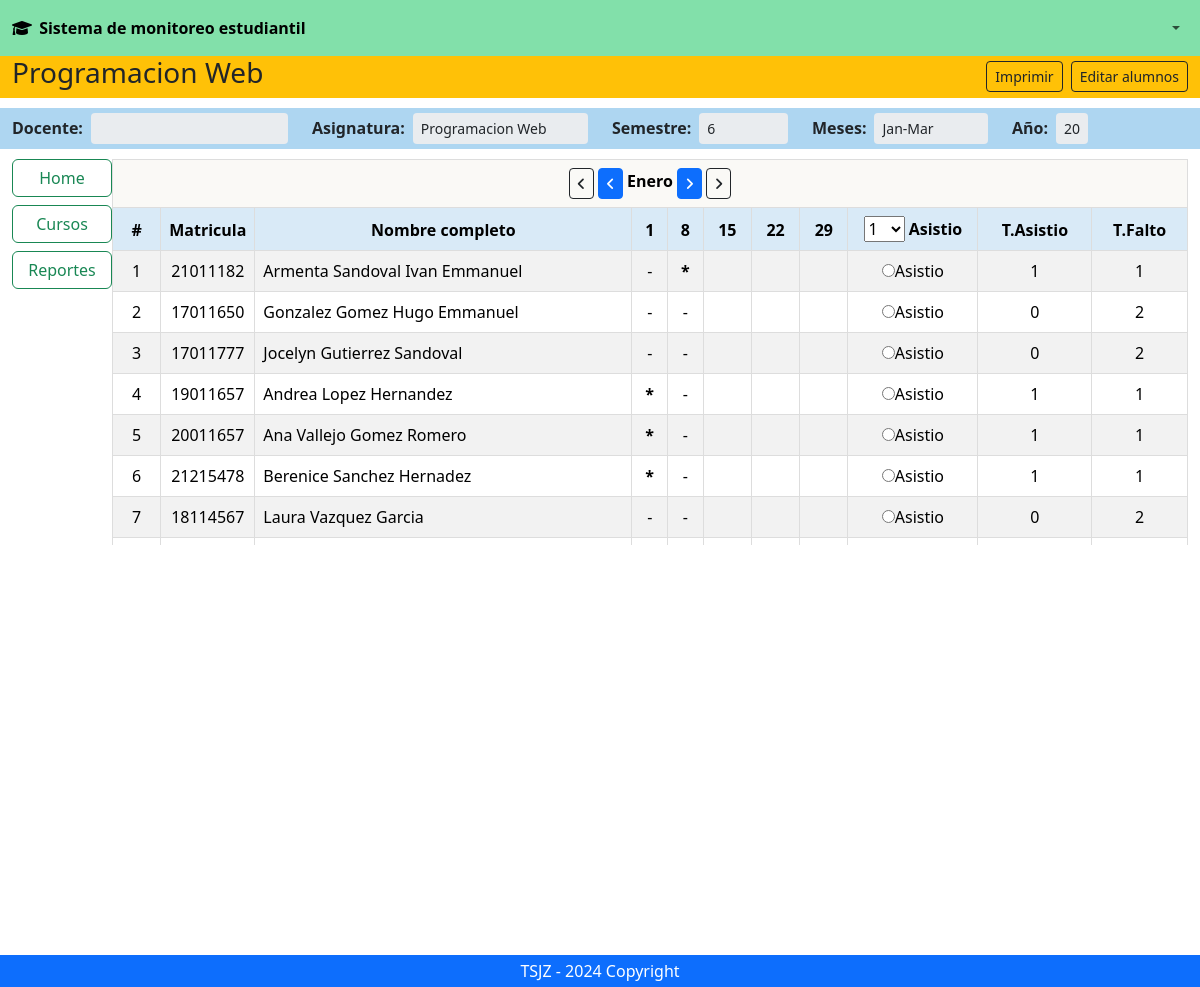
/pages/ver_clase.php?id=1, run on the app's committed database.
### tables this page shows
CREATE TABLE `materia` (
  `idMateria` int(11) NOT NULL,
  `nombreMateria` varchar(255) DEFAULT NULL,
  `idUsuario` int(11) DEFAULT NULL,
  `semestre` int(11) DEFAULT NULL,
  `fechaInicio` date DEFAULT NULL,
  `fechaFinal` date DEFAULT NULL
);

CREATE TABLE `usuarios` (
  `idUsuario` int(11) NOT NULL,
  `idRole` int(11) DEFAULT NULL,
  `matricula` varchar(255) DEFAULT NULL,
  `nombre` varchar(255) DEFAULT NULL,
  `apellidoPaterno` varchar(255) DEFAULT NULL,
  `apellidoMaterno` varchar(255) DEFAULT NULL,
  `password` varchar(255) DEFAULT NULL,
  `correo` varchar(255) DEFAULT NULL
);

### pages/ver_clase.php (the view, shortened to what this page needs)
<?php
include_once '../db/conexion_pdo.php';
$page_id = $_GET['id'];
$sql = "SELECT * FROM materia WHERE idMateria = :id_materia";
$stmt = $conn->prepare($sql);
$stmt->execute([':id_materia' => $page_id]);
$pages = $stmt->fetch(PDO::FETCH_ASSOC);
$query_datos = "SELECT usuarios.matricula, usuarios.nombre, usuarios.apellidoPaterno, usuarios.apellidoMaterno, usuarios.correo
                FROM materia_alumno
                INNER JOIN usuarios ON materia_alumno.idUsuario = usuarios.idUsuario
                WHERE materia_alumno.idMateria = :page_id;
                ";
  $stmt_datos = $conn->prepare($query_datos);
  $stmt_datos->execute([':page_id' => $page_id]);
  $results = $stmt_datos->fetchAll();
$contador = 1;
$query_audit = "SELECT diaSemana, fecha
                FROM materia_dia
                WHERE idMateria = $page_id";
  $stmt_audit = $conn->prepare($query_audit);
  $stmt_audit->execute();
  $rows = $stmt_audit->fetchAll();
$query_mes = "SELECT
              DATE_FORMAT(MIN(fecha), '%b') AS mesInicio,
              DATE_FORMAT(MAX(fecha), '%b') AS mesFinal,
              DATE_FORMAT(fecha, '%Y') AS year
              FROM materia_dia
              WHERE idMateria = :id_materia
              ";
  $stmt_mes = $conn->prepare($query_mes);
  $stmt_mes->execute([':id_materia' => $page_id]);
  $meses = $stmt_mes->fetch();
  $mes_inicio = $meses['mesInicio'];
  $mes_final = $meses['mesFinal'];
  $year = $meses['year'];
$spanishMonth = array(
  1 => "Enero",
  2 => "Febrero",
  3 => "Marzo",
  4 => "Abril",
  5 => "Mayo",
  6 => "Junio",
  7 => "Julio",
  8 => "Agosto",
  9 => "Septiembre",
  10 => "Octubre",
  11 => "Noviembre",
  12 => "Diciembre"
);
if (isset($_POST['mesActual'])) {
  $mesActual = $_POST['mesActual'];
} else {
  $mesActual = 1;
}
if (isset($_POST['selected_day'])) {
  $selectedDay = $_POST['selected_day'];
} else {
  $selectedDay = 1;
}
$nDaysArray = [];
$fechasArray = [];
foreach($rows as $fila){
  $fecha = new DateTime($fila['fecha']);
  if($fecha->format('n') == $mesActual){
      if($fecha->format('N') == $selectedDay){
      $nDays = $fecha->format('j');
      $fechasArray[] = $fecha->format('Y-m-d');
      $nDaysArray[] = $nDays;
      }
  }
}
$query_asistencia = "SELECT
                        usuarios.matricula,
                        asistencias.asistencia,
                        materia_dia.diaSemana,
                        materia_dia.fecha
                     FROM asistencias
                     JOIN materia_dia ON asistencias.idMateriaDia = materia_dia.idMateriaDia
                     JOIN usuarios ON asistencias.idUsuario = usuarios.idUsuario
                     WHERE materia_dia.idMateria = :id_materia";
  $stmt_asistencia = $conn->prepare($query_asistencia);
  $stmt_asistencia->execute([':id_materia' => $page_id]);
  $asistencias = $stmt_asistencia->fetchAll(PDO::FETCH_ASSOC);
if(!empty($asistencias)){
  foreach ($asistencias as $asistencia) {
  $asistenciaPorMatricula[$asistencia['matricula']][$asistencia['fecha']] = $asistencia['asistencia'];
  }
  $totalesPorMatricula = [];
  foreach ($asistenciaPorMatricula as $matricula => $asistencias) {
    $totalAsistencias = 0;
    $totalFaltas = 0;
    foreach ($asistencias as $asistencia) {
        if ($asistencia == 'asistio') {
            $totalAsistencias++;
        } else {
            $totalFaltas++;
        }
    }
    $totalesPorMatricula[$matricula] = [
        'asistencias' => $totalAsistencias,
        'faltas' => $totalFaltas
    ];
  }
} else {
    $msgs[] = "No hay alumno o ni asistencia";
}
?>
<!DOCTYPE html>
<html lang="en">
<head>
    <link rel="stylesheet" href="https://use.fontawesome.com/releases/v5.0.7/css/all.css">
    <link href="https://cdn.jsdelivr.net/npm/bootstrap@5.3.3/dist/css/bootstrap.min.css" rel="stylesheet">
    <link rel="stylesheet" href="https://cdnjs.cloudflare.com/ajax/libs/font-awesome/6.0.0-beta3/css/all.min.css">
    <link rel="stylesheet" href="../css/ver_clase1.css">
</head>
<body>
<div>
<header>
  <nav class="navbar navbar-expand-sm navbar-light wallpaper-background">
      <div class="container-fluid">
        <div class="navbar-text"><a href="docente.php"> <i class="fas fa-graduation-cap"></i> <strong class="text-black" style="margin-left:3px;">Sistema de monitoreo estudiantil</strong></a></div>
            <div class="collapse navbar-collapse">
                <ul class="nav navbar-nav ms-auto">
                    <li class="nav-item dropdown">
                        <a class="nav-link dropdown-toggle" data-bs-toggle="dropdown" href="#"><strong class="text-black"><?php echo $_SESSION['nombre']; ?></strong></a>
                    </li>
                </ul>
            </div>
      </div>
  </nav>
</header>
<main>
<div class="container-fluid wallpaper-sub-background">
  <div class="row">
    <div class="col-8 d-flex bg-warning align-items-center"><h3 class="text-center"> <?php echo $pages['nombreMateria']?></h3></div>
    <div class="col-4 d-flex align-items-center bg-warning justify-content-end">
      <button type="button" class="btn btn-outline-dark btn-sm me-2">Imprimir</button>
      <button type="button" class="btn btn-outline-dark btn-sm" data-bs-toggle="modal" data-bs-target="#editarAlumnos">Editar alumnos</button>
    </div>
  </div>
</div>
<div class="container-fluid wallpaper-sub-background space">
  <div class="row">
    <div class="col-3 d-flex align-items-center">
      <strong class="me-2">Docente: </strong>
      <input type="text" value="<?php echo $_SESSION['nombre'] . " " . $_SESSION['apellidoPaterno']; ?>" class="remove-styles-input form-control form-control-sm" disabled readonly>
    </div>
    <div class="col-3 d-flex align-items-center">
      <strong class="me-2">Asignatura: </strong>
      <input type="text" value="<?php echo $pages['nombreMateria']; ?>" class="remove-styles-input form-control form-control-sm" disabled readonly>
    </div>
    <div class="col-2 d-flex align-items-center">
      <strong class="me-2">Semestre: </strong>
      <input type="text" value="<?php echo $pages['semestre']?>" class="remove-styles-input form-control form-control-sm" disabled readonly>
    </div>
    <div class="col-2 d-flex align-items-center">
      <strong class="me-2">Meses: </strong>
      <input type="text" value="<?php echo $mes_inicio . '-' . $mes_final ?>" class="remove-styles-input form-control form-control-sm" disabled readonly>
    </div>
    <div class="col-1 d-flex align-items-center">
      <strong class="me-2">Año: </strong>
      <input type="text" value="<?php echo $year ?>" class="remove-styles-input form-control form-control-sm" disabled readonly>
    </div>
  </div>
</div>
<div class="container-fluid">
  <div class="row">
    <div class="col-1 space">
        <div class="row">
          <div class="col">
            <button type="button" class="btn btn-outline-success mb-2 small-column"><a href="docente.php">Home</a></button>
            <button type="button" class="btn btn-outline-success mb-2 small-column"><a href="docente.php">Cursos</a></button>
            <button type="button" class="btn btn-outline-success mb-2 small-column">Reportes</button>
          </div>
        </div>
    </div>
    <?php $numeros = $nDaysArray ?>
    <div class="col-11 table-container space">
        <table class="table table-striped">
          <thead>
          <form action="#" method="post">
            <tr>
              <th colspan="<?php echo (count($numeros)+6); ?>" class="text-center" style="background-color: #FAF9F6;">
                <div class="d-flex justify-content-center align-items-center">
                    <div class="form-months">
                      <button class="btn btn-outline-dark btn-sm" name="prev_day" id="prev"> <i class="fa-solid fa-angle-left"></i> </button>
                      <button class="btn btn-primary btn-sm" name="decrementarMes"> <i class="fa-solid fa-angle-left"></i> </button>
                      <div> <?php echo $spanishMonth[$mesActual]; ?> </div>
                      <button class="btn btn-primary btn-sm" name="incrementarMes" id="next"> <i class="fa-solid fa-angle-right"></i> </button>
                      <button class="btn btn-outline-dark btn-sm" name="next_day"> <i class="fa-solid fa-angle-right"></i> </button>
                    </div>
                  </div>
              </th>
            </tr>
            <tr class="sticky-column text-center">
              <th>#</th>
              <th>Matricula</th>
              <th>Nombre completo</th>
              <?php foreach($nDaysArray as $dias) { ?>
                <th class='text-center'> <?php echo $dias; ?> </th>
              <?php } ?>
              <th style="width: 130px;">
              <select name="fecha_seleccionada">
                <?php foreach($nDaysArray as $key => $dias) echo "<option value='$fechasArray[$key]'> $dias </option>"; ?>
              </select> Asistio</th>
              <th>T.Asistio</th>
              <th>T.Falto</th>
            </tr>
          </thead>
          <tbody>
            <?php foreach ($results as $result): ?>
            <tr>
              <td class="text-center"> <?php echo $contador; ?> </td>
              <td class="text-center" style="width: 25px;">
              <?php echo $result['matricula']; ?>
              </td>
              <td>
                <?php
                  echo $result['nombre'] . " " . $result['apellidoPaterno'] . " " . $result['apellidoMaterno'];
                ?>
              </td>
              <?php foreach ($fechasArray as $fecha) { ?>
                <td class='text-center'>
                  <?php
                    if (isset($asistenciaPorMatricula[$result['matricula']][$fecha])) {
                      $estatus  = $asistenciaPorMatricula[$result['matricula']][$fecha];
                        if($estatus == 'asistio'){
                          echo "<strong>*<strong>";
                        } else {
                        echo "-";
                        }
                    }
                  ?>
                </td>
              <?php } ?>
              <td class="text-center">
                <input type='radio' name='asistencias[<?php echo $result['matricula']; ?>]' id="choose_yes" value='asistio'>Asistio
              </td>
              <td class='text-center'>
                <?php
                if (isset($totalesPorMatricula[$result['matricula']])) {
                    echo $totalesPorMatricula[$result['matricula']]['asistencias'];
                } else {
                    echo '0';
                }
                ?>
              </td>
              <td class='text-center'>
                <?php
                if (isset($totalesPorMatricula[$result['matricula']])) {
                    echo $totalesPorMatricula[$result['matricula']]['faltas'];
                } else {
                    echo '0';
                }
                ?>
              </td>
            <?php $contador++; ?>
            <?php endforeach; ?>
            </tr>
          </tbody>
        </table>
    </div>
  </div>
</div>
</main>
<footer class="bg-primary text-center text-while fixed-bottom">
  <div class="text-center text-white p-1">TSJZ - 2024 Copyright</div>
</footer>
</body>
</html>

### css/ver_clase1.css (style rules this page uses)
.wallpaper-background { background-color: #82E0AA; }
.wallpaper-sub-background { background-color: #AED6F1; }
.remove-styles-input { border: none; outline: none; box-shadow: none; border-color: transparent; margin: 5px 0px; }
.space { margin-top: 10px; }
.small-column { width: 100px; }
a { text-decoration: none; color: inherit; }
.table-container { max-height: 386px; overflow-y: auto; }
.sticky-column > th { background-color: #d9eaf7; position: sticky; top: 0; z-index: 10; }
td, th { border: 1px solid #dddddd; }
.form-months > div { display: inline-block; }

### pages/ver_clase.php (style rules this page uses)
.date-table > th, td { text-align: left; }

### data on the page
materia: nombreMateria "Programacion Web", semestre "6"
usuarios: matricula "21011182", nombre "Armenta Sandoval Ivan Emmanuel", matricula "1"
usuarios: matricula "17011650", nombre "Gonzalez Gomez Hugo Emmanuel", matricula "0", matricula "2"
usuarios: matricula "17011777", nombre "Jocelyn Gutierrez Sandoval", matricula "0", matricula "2"
usuarios: matricula "19011657", nombre "Andrea Lopez Hernandez", matricula "1"
usuarios: matricula "20011657", nombre "Ana Vallejo Gomez Romero", matricula "1"
usuarios: matricula "21215478", nombre "Berenice Sanchez Hernadez", matricula "1"
usuarios: matricula "18114567", nombre "Laura Vazquez Garcia", matricula "0", matricula "2"

### other printed values
$spanishMonth[$mesActual] "Enero"
$dias "1"
$dias "8"
$dias "15"
$dias "22"
$dias "29"
form field fecha_seleccionada "1"
